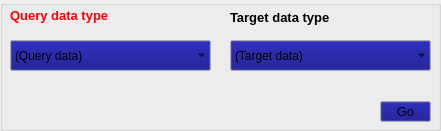
   <widget class="QGroupBox" name="groupBox_4">
    <property name="geometry">
     <rect>
      <x>230</x>
      <y>100</y>
      <width>441</width>
      <height>131</height>
     </rect>
    </property>
    <property name="palette">
     <palette>
      <active>
       <colorrole role="WindowText">
        <brush brushstyle="SolidPattern">
         <color alpha="255">
          <red>0</red>
          <green>0</green>
          <blue>0</blue>
         </color>
        </brush>
       </colorrole>
       <colorrole role="Button">
        <brush brushstyle="SolidPattern">
         <color alpha="255">
          <red>0</red>
          <green>0</green>
          <blue>127</blue>
         </color>
        </brush>
       </colorrole>
       <colorrole role="Midlight">
        <brush brushstyle="SolidPattern">
         <color alpha="255">
          <red>0</red>
          <green>0</green>
          <blue>255</blue>
         </color>
        </brush>
       </colorrole>
       <colorrole role="Dark">
        <brush brushstyle="SolidPattern">
         <color alpha="255">
          <red>170</red>
          <green>255</green>
          <blue>0</blue>
         </color>
        </brush>
       </colorrole>
       <colorrole role="Mid">
        <brush brushstyle="SolidPattern">
         <color alpha="255">
          <red>170</red>
          <green>255</green>
          <blue>0</blue>
         </color>
        </brush>
       </colorrole>
       <colorrole role="Text">
        <brush brushstyle="SolidPattern">
         <color alpha="255">
          <red>0</red>
          <green>0</green>
          <blue>0</blue>
         </color>
        </brush>
       </colorrole>
       <colorrole role="ButtonText">
        <brush brushstyle="SolidPattern">
         <color alpha="255">
          <red>0</red>
          <green>0</green>
          <blue>0</blue>
         </color>
        </brush>
       </colorrole>
       <colorrole role="Shadow">
        <brush brushstyle="SolidPattern">
         <color alpha="255">
          <red>0</red>
          <green>0</green>
          <blue>255</blue>
         </color>
        </brush>
       </colorrole>
      </active>
      <inactive>
       <colorrole role="WindowText">
        <brush brushstyle="SolidPattern">
         <color alpha="255">
          <red>0</red>
          <green>0</green>
          <blue>0</blue>
         </color>
        </brush>
       </colorrole>
       <colorrole role="Button">
        <brush brushstyle="SolidPattern">
         <color alpha="255">
          <red>0</red>
          <green>0</green>
          <blue>127</blue>
         </color>
        </brush>
       </colorrole>
       <colorrole role="Midlight">
        <brush brushstyle="SolidPattern">
         <color alpha="255">
          <red>0</red>
          <green>0</green>
          <blue>255</blue>
         </color>
        </brush>
       </colorrole>
       <colorrole role="Dark">
        <brush brushstyle="SolidPattern">
         <color alpha="255">
          <red>170</red>
          <green>255</green>
          <blue>0</blue>
         </color>
        </brush>
       </colorrole>
       <colorrole role="Mid">
        <brush brushstyle="SolidPattern">
         <color alpha="255">
          <red>170</red>
          <green>255</green>
          <blue>0</blue>
         </color>
        </brush>
       </colorrole>
       <colorrole role="Text">
        <brush brushstyle="SolidPattern">
         <color alpha="255">
          <red>0</red>
          <green>0</green>
          <blue>0</blue>
         </color>
        </brush>
       </colorrole>
       <colorrole role="ButtonText">
        <brush brushstyle="SolidPattern">
         <color alpha="255">
          <red>0</red>
          <green>0</green>
          <blue>0</blue>
         </color>
        </brush>
       </colorrole>
       <colorrole role="Shadow">
        <brush brushstyle="SolidPattern">
         <color alpha="255">
          <red>0</red>
          <green>0</green>
          <blue>255</blue>
         </color>
        </brush>
       </colorrole>
      </inactive>
      <disabled>
       <colorrole role="WindowText">
        <brush brushstyle="SolidPattern">
         <color alpha="255">
          <red>170</red>
          <green>255</green>
          <blue>0</blue>
         </color>
        </brush>
       </colorrole>
       <colorrole role="Button">
        <brush brushstyle="SolidPattern">
         <color alpha="255">
          <red>0</red>
          <green>0</green>
          <blue>127</blue>
         </color>
        </brush>
       </colorrole>
       <colorrole role="Midlight">
        <brush brushstyle="SolidPattern">
         <color alpha="255">
          <red>0</red>
          <green>0</green>
          <blue>255</blue>
         </color>
        </brush>
       </colorrole>
       <colorrole role="Dark">
        <brush brushstyle="SolidPattern">
         <color alpha="255">
          <red>170</red>
          <green>255</green>
          <blue>0</blue>
         </color>
        </brush>
       </colorrole>
       <colorrole role="Mid">
        <brush brushstyle="SolidPattern">
         <color alpha="255">
          <red>170</red>
          <green>255</green>
          <blue>0</blue>
         </color>
        </brush>
       </colorrole>
       <colorrole role="Text">
        <brush brushstyle="SolidPattern">
         <color alpha="255">
          <red>170</red>
          <green>255</green>
          <blue>0</blue>
         </color>
        </brush>
       </colorrole>
       <colorrole role="ButtonText">
        <brush brushstyle="SolidPattern">
         <color alpha="255">
          <red>170</red>
          <green>255</green>
          <blue>0</blue>
         </color>
        </brush>
       </colorrole>
       <colorrole role="Shadow">
        <brush brushstyle="SolidPattern">
         <color alpha="255">
          <red>0</red>
          <green>0</green>
          <blue>255</blue>
         </color>
        </brush>
       </colorrole>
      </disabled>
     </palette>
    </property>
    <property name="font">
     <font>
      <family>Arial</family>
      <pointsize>12</pointsize>
     </font>
    </property>
    <property name="layoutDirection">
     <enum>Qt::LeftToRight</enum>
    </property>
    <property name="title">
     <string/>
    </property>
    <widget class="QToolButton" name="create_btn">
     <property name="geometry">
      <rect>
       <x>380</x>
       <y>101</y>
       <width>51</width>
       <height>21</height>
      </rect>
     </property>
     <property name="palette">
      <palette>
       <active>
        <colorrole role="AlternateBase">
         <brush brushstyle="SolidPattern">
          <color alpha="255">
           <red>255</red>
           <green>255</green>
           <blue>255</blue>
          </color>
         </brush>
        </colorrole>
       </active>
       <inactive>
        <colorrole role="AlternateBase">
         <brush brushstyle="SolidPattern">
          <color alpha="255">
           <red>255</red>
           <green>255</green>
           <blue>255</blue>
          </color>
         </brush>
        </colorrole>
       </inactive>
       <disabled>
        <colorrole role="AlternateBase">
         <brush brushstyle="SolidPattern">
          <color alpha="255">
           <red>255</red>
           <green>255</green>
           <blue>255</blue>
          </color>
         </brush>
        </colorrole>
       </disabled>
      </palette>
     </property>
     <property name="font">
      <font>
       <family>Arial</family>
       <pointsize>10</pointsize>
      </font>
     </property>
     <property name="text">
      <string>Go</string>
     </property>
    </widget>
    <widget class="QComboBox" name="combo_query">
     <property name="geometry">
      <rect>
       <x>10</x>
       <y>40</y>
       <width>201</width>
       <height>31</height>
      </rect>
     </property>
     <property name="font">
      <font>
       <pointsize>9</pointsize>
      </font>
     </property>
     <property name="frame">
      <bool>false</bool>
     </property>
     <item>
      <property name="text">
       <string>(Query data)</string>
      </property>
     </item>
    </widget>
    <widget class="QComboBox" name="combo_target">
     <property name="geometry">
      <rect>
       <x>230</x>
       <y>40</y>
       <width>201</width>
       <height>31</height>
      </rect>
     </property>
     <property name="font">
      <font>
       <pointsize>9</pointsize>
      </font>
     </property>
     <property name="frame">
      <bool>false</bool>
     </property>
     <item>
      <property name="text">
       <string>(Target data)</string>
      </property>
     </item>
    </widget>
    <widget class="QLabel" name="label_query">
     <property name="geometry">
      <rect>
       <x>10</x>
       <y>0</y>
       <width>191</width>
       <height>31</height>
      </rect>
     </property>
     <property name="palette">
      <palette>
       <active>
        <colorrole role="WindowText">
         <brush brushstyle="SolidPattern">
          <color alpha="255">
           <red>255</red>
           <green>0</green>
           <blue>0</blue>
          </color>
         </brush>
        </colorrole>
        <colorrole role="Text">
         <brush brushstyle="SolidPattern">
          <color alpha="255">
           <red>255</red>
           <green>0</green>
           <blue>0</blue>
          </color>
         </brush>
        </colorrole>
        <colorrole role="ToolTipText">
         <brush brushstyle="SolidPattern">
          <color alpha="255">
           <red>255</red>
           <green>0</green>
           <blue>0</blue>
          </color>
         </brush>
        </colorrole>
       </active>
       <inactive>
        <colorrole role="WindowText">
         <brush brushstyle="SolidPattern">
          <color alpha="255">
           <red>255</red>
           <green>0</green>
           <blue>0</blue>
          </color>
         </brush>
        </colorrole>
        <colorrole role="Text">
         <brush brushstyle="SolidPattern">
          <color alpha="255">
           <red>0</red>
           <green>0</green>
           <blue>0</blue>
          </color>
         </brush>
        </colorrole>
        <colorrole role="ToolTipText">
         <brush brushstyle="SolidPattern">
          <color alpha="255">
           <red>255</red>
           <green>0</green>
           <blue>0</blue>
          </color>
         </brush>
        </colorrole>
       </inactive>
       <disabled>
        <colorrole role="WindowText">
         <brush brushstyle="SolidPattern">
          <color alpha="255">
           <red>120</red>
           <green>120</green>
           <blue>120</blue>
          </color>
         </brush>
        </colorrole>
        <colorrole role="Text">
         <brush brushstyle="SolidPattern">
          <color alpha="255">
           <red>120</red>
           <green>120</green>
           <blue>120</blue>
          </color>
         </brush>
        </colorrole>
        <colorrole role="ToolTipText">
         <brush brushstyle="SolidPattern">
          <color alpha="255">
           <red>255</red>
           <green>0</green>
           <blue>0</blue>
          </color>
         </brush>
        </colorrole>
       </disabled>
      </palette>
     </property>
     <property name="font">
      <font>
       <family>Arial</family>
       <pointsize>10</pointsize>
       <weight>75</weight>
       <bold>true</bold>
      </font>
     </property>
     <property name="text">
      <string>Query data type</string>
     </property>
    </widget>
    <widget class="QLabel" name="label_target">
     <property name="geometry">
      <rect>
       <x>230</x>
       <y>7</y>
       <width>191</width>
       <height>21</height>
      </rect>
     </property>
     <property name="font">
      <font>
       <pointsize>10</pointsize>
       <weight>75</weight>
       <bold>true</bold>
      </font>
     </property>
     <property name="text">
      <string>Target data type</string>
     </property>
    </widget>
    <widget class="QLabel" name="label_6">
     <property name="geometry">
      <rect>
       <x>265</x>
       <y>54</y>
       <width>231</width>
       <height>51</height>
      </rect>
     </property>
     <property name="text">
      <string/>
     </property>
     <property name="pixmap">
      <pixmap>png/DB-diamond.png</pixmap>
     </property>
    </widget>
    <widget class="QLabel" name="label_7">
     <property name="geometry">
      <rect>
       <x>70</x>
       <y>55</y>
       <width>61</width>
       <height>51</height>
      </rect>
     </property>
     <property name="text">
      <string/>
     </property>
     <property name="pixmap">
      <pixmap>png/DB-diamond.png</pixmap>
     </property>
    </widget>
    <zorder>label_7</zorder>
    <zorder>create_btn</zorder>
    <zorder>combo_query</zorder>
    <zorder>label_query</zorder>
    <zorder>label_target</zorder>
    <zorder>label_6</zorder>
    <zorder>combo_target</zorder>
   </widget>
